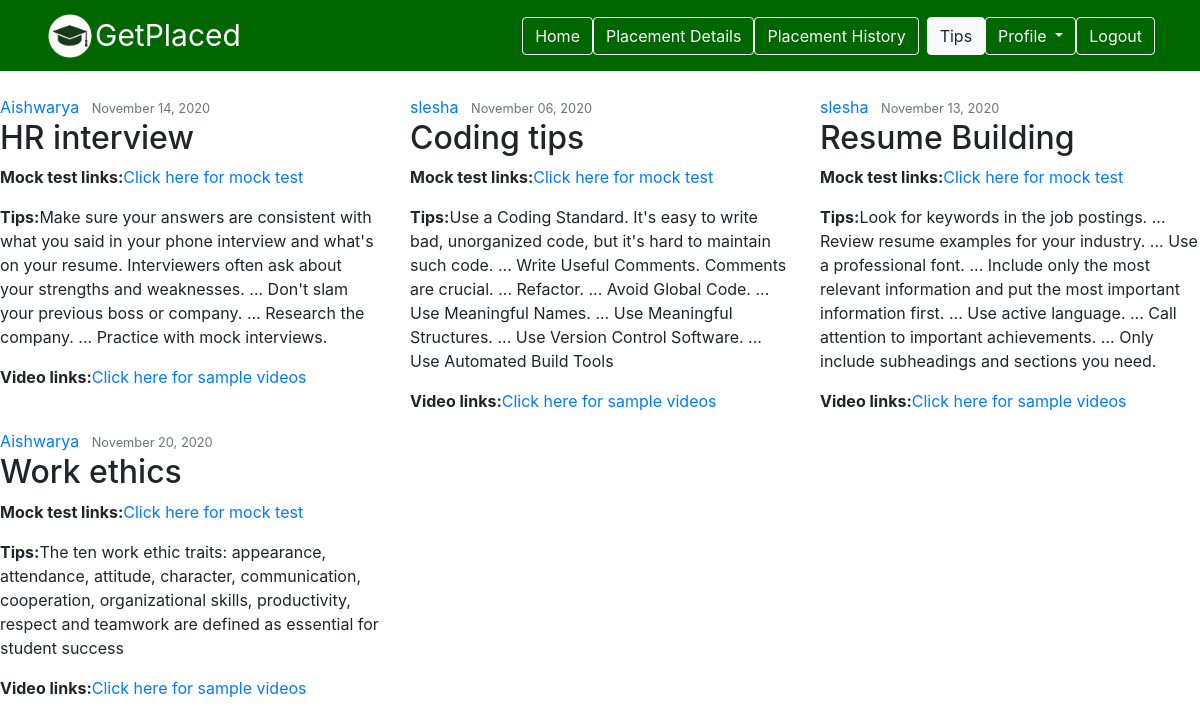
/sviewsugg/, run on the app's committed database.
### getplaced/models.py (models this page shows)
class Suggestions(models.Model):
    title=models.CharField(max_length=25)
    mock_tests=models.URLField(max_length=200)
    tips=models.TextField()
    video_links=models.URLField(max_length=200)
    added_on=models.DateField()
    added_by=models.CharField(max_length=25)

### getplaced/views.py (the view)
# urls.py: path('sviewsugg/',views.sviewsugg,name='sviewsugg'),
def sviewsugg(request):
    context={
        'sugg':Suggestions.objects.all()
    }
    return render(request,'studview_sugg.html',context)

### getplaced/templates/studview_sugg.html (shortened to what this page needs)
{% load static %}
<!Doctype html>
<html lang="en">
<head>
    <link rel="stylesheet" href="https://stackpath.bootstrapcdn.com/bootstrap/4.1.3/css/bootstrap.min.css">
   <link rel="stylesheet" type="text/css" href="{% static 'css/basestyle.css' %}">
    <link rel="stylesheet" href="https://stackpath.bootstrapcdn.com/font-awesome/4.7.0/css/font-awesome.min.css">
</head>
<body>
    <nav class="navbar navbar-expand-lg navbar-dark mb-4" id="mynav">
        <div class="container">
            <img src="{% static 'images/cap.png' %}" width="50px" height="50px" ><a class="navbar-brand" href="#">GetPlaced</a>
            <div class="collapse navbar-collapse" id="navbarSupportedContent">
                <form class="form-inline my-2 my-lg-0">
                    <a href="{%url 'shome' %}" class="btn btn-outline-light">Home</a>
                   <a href="{%url 'sviewplacedetails' %}" class="btn btn-outline-light">Placement Details</a>
                    <a href="{%url 'sviewplacehis' %}" class="btn btn-outline-light">Placement History</a>
                    <a href="{% url 'sviewsugg' %}" class="btn btn-light ml-2">Tips</a>
                     <div class="btn-group">
                    <button type="button" class="btn btn-outline-light dropdown-toggle" data-toggle="dropdown" aria-haspopup="false" aria-expanded="true">
                        Profile
                    </button>
                        </div>
                    <a href="{%url 'slogout' %}" class="btn btn-outline-light">Logout</a></form>
                </div>
            </div>
        </nav>
    <article class="media content-section">
        <div class="row">
        {% for i in sugg %}
        <div class="col-lg-4">
        <div class="media-body">
            <div class="article-metadata">
            <a class="mr-2" href="#">{{ i.added_by }}</a>
            <small class="text-muted">{{ i.added_on|date:"F d, Y" }}</small>
            </div>
            <h2 class="article-title">{{ i.title }}</h2>
            <p class="article-content"><b>Mock test links:</b><a href="{{ i.mock_tests }}">Click here for mock test</a></p>
            <p class="article-content"><b>Tips:</b>{{ i.tips }} </p>
            <p class="article-content"><b>Video links:</b><a href="{{ i.video_links }}">Click here for sample videos</a></p>
        </div>
        </div>
        {%endfor%}
        </div>
        </article>
    </body>
</html>
    </body>
</html>

### getplaced/static/css/basestyle.css (style rules this page uses)
body { padding: 0; margin: 0; }
#mynav { background-color: #006600; }

### getplaced/templates/studview_sugg.html (style rules this page uses)
.navbar-brand { font-size: 30px; }

### data on the page
Suggestions: added_by "Aishwarya", added_on "November 14, 2020", title "HR interview", tips "Make sure your answers are consistent with what you said in your phone interview and what's on your resume. Interviewers often ask about your strengths and weaknesses. ... Don't slam your previous boss or company. ... Research the company. ... Practice with mock interviews."
Suggestions: added_by "slesha", added_on "November 06, 2020", title "Coding tips", tips "Use a Coding Standard. It's easy to write bad, unorganized code, but it's hard to maintain such code. ... Write Useful Comments. Comments are crucial. ... Refactor. ... Avoid Global Code. ... Use Meaningful Names. ... Use Meaningful Structures. ... Use Version Control Software. ... Use Automated Build Tools"
Suggestions: added_by "slesha", added_on "November 13, 2020", title "Resume Building", tips "Look for keywords in the job postings. ... Review resume examples for your industry. ... Use a professional font. ... Include only the most relevant information and put the most important information first. ... Use active language. ... Call attention to important achievements. ... Only include subheadings and sections you need."
Suggestions: added_by "Aishwarya", added_on "November 20, 2020", title "Work ethics", tips "The ten work ethic traits: appearance, attendance, attitude, character, communication, cooperation, organizational skills, productivity, respect and teamwork are defined as essential for student success"
